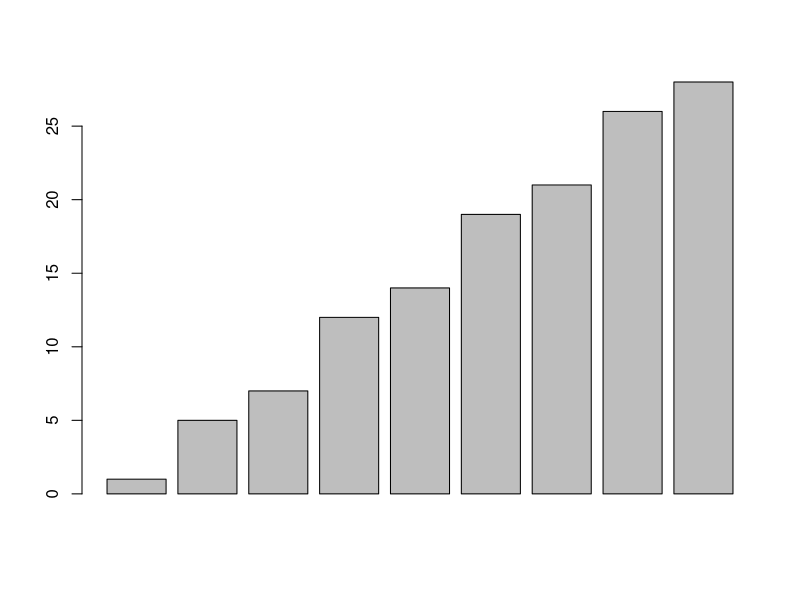

Here is the R script that generated this plot:
#1
even_values<-seq(2,20,2);even_values
names(even_values)<- c("two","four","six","eight","ten","twelve","fourteen","sixteen","eighteen","twenty");even_values
#2
discreet_values <- c( 1, 5, 7,12,14,19,21,26,28 );discreet_values
barplot(discreet_values);
#3
n<-(1:20);n
formula<- (n*(n+1)/2)^2;formula
#4 
x<-seq(10,50,2);x
n <- length(x);n
formula1<- sum(((x-mean(x))^2)/n);formula1
#5
Student.Marks <- c(30,20,35,40,45,25,50,55,27,65,70,21,75,80,19,85,90,24,95,30 );Student.Marks
#6
Pass_students <- Student.Marks>35;Pass_students
length(Student.Marks[Student.Marks>35])

#7
No.of_Pass_students <- length(Pass_students);No.of_Pass_students

class(Student.Marks)
typeof(Student.Marks)


rm(list=ls())
